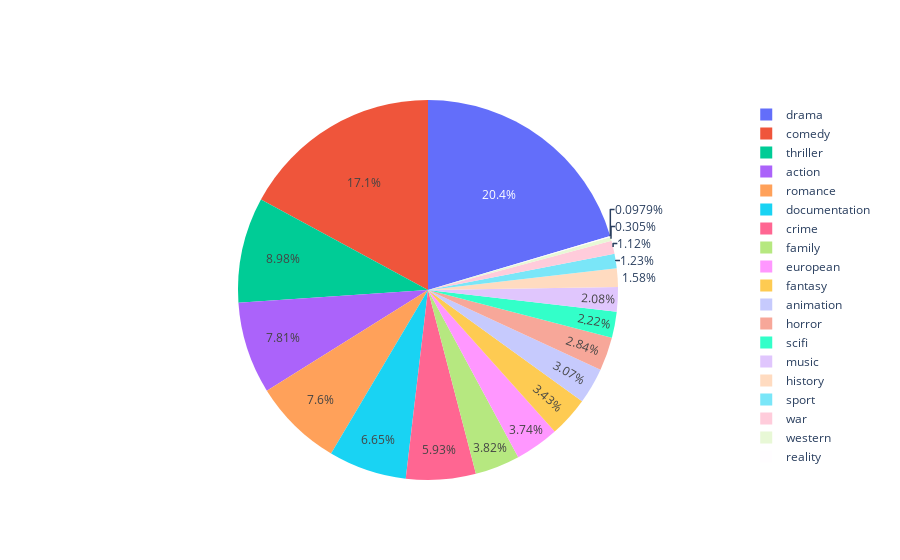

The code cell stored with this chart in its notebook:
### Code cell
#En este gráfico circular podemos observar los principales generos de películas para Netflix.

fig = go.Figure(data = [go.Pie(labels = list(generos_sum.index), values = list(generos_sum.values))])
fig.show()

### Figure 1 — Plotly figure (JSON) as saved in the notebook; plotly's stock layout.template omitted (floating-point values rounded to 4 significant figures)
{"data": [{"labels": ["action", "animation", "comedy", "crime", "documentation", "drama", "european", "family", "fantasy", "history", "horror", "music", "reality", "romance", "scifi", "sport", "thriller", "war", "western"], "type": "pie", "values": [718, 282, 1571, 545, 611, 1876, 344, 351, 315, 145, 261, 191, 9, 698, 204, 113, 825, 103, 28]}], "layout": {}}
